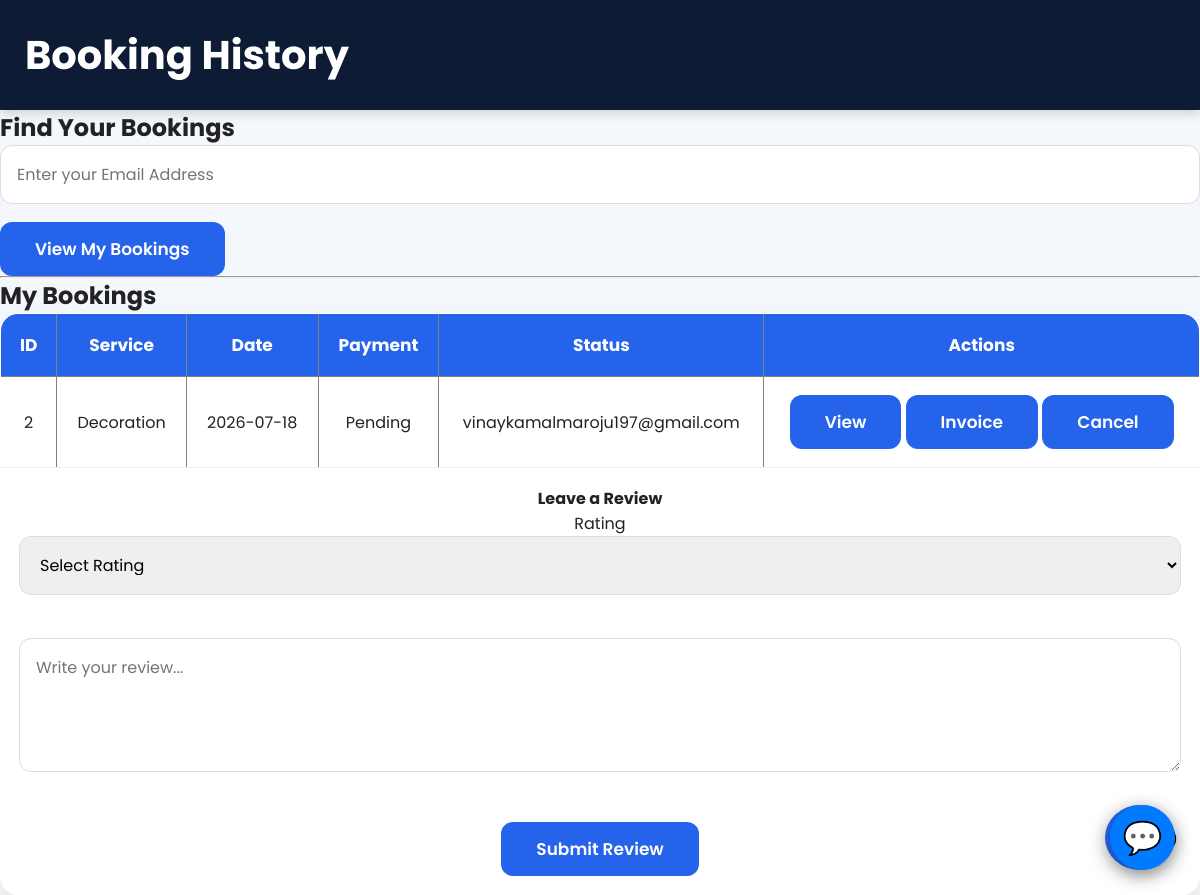
Screenshot of /booking-history (signed in) with the database file from the repository.
### tables this page shows
CREATE TABLE bookings(

        id INTEGER PRIMARY KEY AUTOINCREMENT,

        name TEXT,

        email TEXT,

        phone TEXT,

        date TEXT,

        service TEXT,

        provider_email TEXT,

        amount REAL DEFAULT 0,

        payment_id TEXT,

        payment_status TEXT DEFAULT 'Pending',

        status TEXT DEFAULT 'Pending'
    );

### app.py (the view)
@app.route("/booking-history")
def booking_history():
    if not customer_logged_in():
        return redirect("/customer-login")
    conn = get_db()
    cursor = conn.cursor()
    cursor.execute("""
        SELECT *
        FROM bookings
        WHERE email=?
        ORDER BY id DESC
    """, (
        session["customer_email"],
    ))
    bookings = cursor.fetchall()
    conn.close()
    return render_template(
        "booking_history.html",
        bookings=bookings
    )

### app.py (called while the page is built)
def get_db():
    conn = sqlite3.connect(DATABASE)
    conn.row_factory = sqlite3.Row
    return conn

def customer_logged_in():
    return "customer_id" in session

### templates/booking_history.html (shortened to what this page needs)
<!DOCTYPE html>
<html>
<head>
    <link rel="stylesheet"
          href="{{ url_for('static', filename='css/common.css') }}">
    <link rel="stylesheet"
          href="{{ url_for('static', filename='css/booking_history.css') }}">
<link rel="stylesheet"
    href="{{ url_for('static', filename='css/animations.css') }}">
<link rel="stylesheet"
href="{{ url_for('static', filename='css/chatbot_button.css') }}">
</head>
<body>
<header>
    <h1>Booking History</h1>
</header>
<div class="booking-form">
<h2>Find Your Bookings</h2>
<form action="/booking-history" method="POST">
    <input
        type="email"
        name="email"
        placeholder="Enter your Email Address"
        required>
    <button type="submit">
        View My Bookings
    </button>
</form>
<hr>
{% if bookings %}
<h2>My Bookings</h2>
<table border="1" cellpadding="10">
<tr>
    <th>ID</th>
    <th>Service</th>
    <th>Date</th>
    <th>Payment</th>
    <th>Status</th>
    <th>Actions</th>
</tr>
{% for booking in bookings %}
<tr>
    <td>{{ booking[0] }}</td>
    <td>{{ booking[5] }}</td>
    <td>{{ booking[4] }}</td>
    <td>{{ booking[9] }}</td>
    <td>{{ booking[6] }}</td>
    <td>
        <a href="/booking-details/{{ booking[0] }}">
            <button type="button">
                View
            </button>
        </a>
        <a href="/invoice/{{ booking[0] }}">
            <button type="button">
                Invoice
            </button>
        </a>
        {% if booking[6] != "Approved" %}
        <a href="/cancel-booking/{{ booking[0] }}">
            <button type="button">
                Cancel
            </button>
        </a>
        {% endif %}
    </td>
</tr>
<tr>
<td colspan="6">
<h4>Leave a Review</h4>
<form action="/submit-review" method="POST">
    <label>Rating</label>
    <select
        name="rating"
        required>
        <option value="">Select Rating</option>
    </select>
    <br><br>
    <textarea
        name="review"
        placeholder="Write your review..."
        required
        rows="4"
        cols="60"></textarea>
    <br><br>
    <button type="submit">
        Submit Review
    </button>
</form>
</td>
</tr>
{% endfor %}
</table>
{% else %}
<p>No bookings found.</p>
{% endif %}
</div>
{% include "chat_widget.html" %}
<link rel="stylesheet"
href="{{ url_for('static', filename='css/chat_widget.css') }}">
</body>
<a href="/chat"
class="chatbot-button">
💬
</a>
</html>

### static/css/common.css (style rules this page uses)
* { margin:0; padding:0; box-sizing:border-box; font-family:'Poppins',sans-serif; }
html { scroll-behavior:smooth; overflow-x:hidden; }
body { background:#eef4fb; color:#222; overflow-x:hidden; width:100%; min-height:100vh; }
a { text-decoration:none; }
header { width:100%; background:#0f172a; display:flex; justify-content:space-between; align-items:center; padding:18px 60px; position:sticky; top:0; z-index:1000; box-shadow:0 8px 20px rgba(0,0,0,.2); }
button, .btn { background:#2563eb; color:white; border:none; padding:14px 35px; border-radius:12px; font-size:17px; font-weight:600; cursor:pointer; transition:.3s; }
form { width:100%; }
input, select, textarea { width:100%; padding:16px; margin-bottom:18px; border:1px solid #ddd; border-radius:12px; font-size:16px; transition:.3s; }
table { width:100%; border-collapse:collapse; background:white; border-radius:18px; overflow:hidden; box-shadow:0 10px 25px rgba(0,0,0,.08); }
th { background:#2563eb; color:white; padding:18px; font-size:17px; }
td { padding:18px; border-bottom:1px solid #eee; text-align:center; }

### static/css/booking_history.css (style rules this page uses)
* { margin:0; padding:0; box-sizing:border-box; font-family:'Poppins',sans-serif; }
body { background:#f4f7fc; color:#222; }
header { background:#0d1b34; color:#fff; text-align:center; padding:25px; box-shadow:0 4px 10px rgba(0,0,0,.15); }
header h1 { font-size:40px; font-weight:700; }

### static/css/chatbot_button.css (style rules this page uses)
.chatbot-button { position:fixed; bottom:25px; right:25px; width:65px; height:65px; border-radius:50%; background:#007BFF; color:white; font-size:32px; text-align:center; line-height:65px; text-decoration:none; box-shadow:0px 5px 15px rgba(0,0,0,.3); transition:.3s; z-index:9999; }

### rows the page displays
bookings: id "2", service "Decoration", date "2026-07-18", payment_status "Pending", provider_email "vinaykamalmaroju197@gmail.com"
